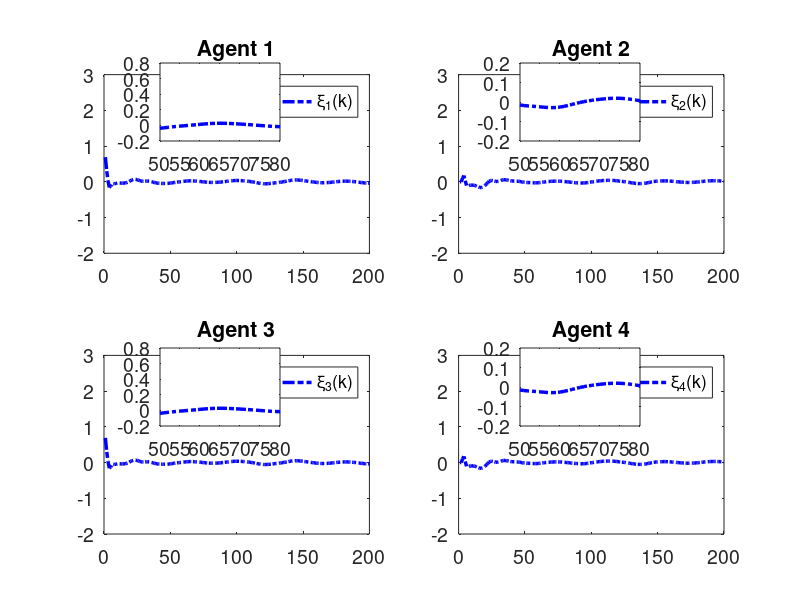

This chart was generated by the following MATLAB code:
clc; clear;

% Parameters
rho = 6.5;            % Increase gain for better control response
eta = 1;              % Increase to make the adaptive update faster
lamda = 350;          % Model-free parameter
mu = 0.005;           % Adaptive parameter
epsilon = 1e-5;       % Small threshold for stability
alpha = 15;           % Smoothing factor for error dynamics
T = 0.1;              % Sampling time (kept for calculations but not used in time vector)
gamma1 = 0.45;        % Adjust control gains for faster tracking
gamma2 = 0.25;        % Adjust control gains
gamma3 = 0.45;        % Adjust control gains
gamma4 = 0.25;        % Adjust control gains
beta = 10;            % Sliding mode coefficient
sigma = 95;           % Sliding mode parameter
tau = 1e-5;           % Small damping term

rT = 1024;            % Sample rate
L = 200;              % Time steps
m = 200;              % Data size
n = 600;              % Data size

% Initialization
phi1 = zeros(m+1,1); 
phi2 = zeros(m+1,1); 
phi3 = zeros(m+1,1); 
phi4 = zeros(m+1,1);
mfa1 = zeros(m+1,1); 
mfa2 = zeros(m+1,1); 
mfa3 = zeros(m+1,1); 
mfa4 = zeros(m+1,1);
sm1 = zeros(m,1);  
sm2 = zeros(m,1);  
sm3 = zeros(m,1);  
sm4 = zeros(m,1);
y1 = zeros(m+1,1); 
y2 = zeros(m+1,1); 
y3 = zeros(m+1,1); 
y4 = zeros(m+1,1);
u1 = zeros(m,1);   
u2 = zeros(m,1);   
u3 = zeros(m,1);   
u4 = zeros(m,1);
xi1 = zeros(m,1);  
xi2 = zeros(m,1);  
xi3 = zeros(m,1);  
xi4 = zeros(m,1);
s1 = zeros(m,1);   
s2 = zeros(m,1);   
s3 = zeros(m,1);   
s4 = zeros(m,1);
yd = zeros(m+1,1);

% Desired signal (Reference trajectory)
for k = 1:1:m+1
    % yd(k) = 0.6; % Time-invariant constant reference signal
    yd(k) = 0.6 * sin(0.05 * pi * k) + 0.6 * cos(0.03 * pi * k);
end

for k = 1:m
    % Adaptive Gain update
    if k == 1
        phi1(k) = 1.0; 
        phi2(k) = 1.0; 
        phi3(k) = 1.0; 
        phi4(k) = 1.0;
    elseif k == 2
        phi1(k) = phi1(k-1) + (eta * u1(k-1) / (mu + u1(k-1)^2)) * (y1(k) - phi1(k-1)*u1(k-1));
        phi2(k) = phi2(k-1) + (eta * u2(k-1) / (mu + u2(k-1)^2)) * (y2(k) - phi2(k-1)*u2(k-1));
        phi3(k) = phi3(k-1) + (eta * u3(k-1) / (mu + u3(k-1)^2)) * (y3(k) - phi3(k-1)*u3(k-1));
        phi4(k) = phi4(k-1) + (eta * u4(k-1) / (mu + u4(k-1)^2)) * (y4(k) - phi4(k-1)*u4(k-1));
    else
        phi1(k) = phi1(k-1) + (eta * (u1(k-1) - u1(k-2)) / (mu + (u1(k-1) - u1(k-2))^2)) * (y1(k) - y1(k-1) - phi1(k-1) * (u1(k-1) - u1(k-2)));
        phi2(k) = phi2(k-1) + (eta * (u2(k-1) - u2(k-2)) / (mu + (u2(k-1) - u2(k-2))^2)) * (y2(k) - y2(k-1) - phi2(k-1) * (u2(k-1) - u2(k-2)));
        phi3(k) = phi3(k-1) + (eta * (u3(k-1) - u3(k-2)) / (mu + (u3(k-1) - u3(k-2))^2)) * (y3(k) - y3(k-1) - phi3(k-1) * (u3(k-1) - u3(k-2)));
        phi4(k) = phi4(k-1) + (eta * (u4(k-1) - u4(k-2)) / (mu + (u4(k-1) - u4(k-2))^2)) * (y4(k) - y4(k-1) - phi4(k-1) * (u4(k-1) - u4(k-2)));
    end

    % Stability protection
    if k > 2 && (abs(phi1(k)) <= epsilon || abs(u1(k-1) - u1(k-2)) <= epsilon || sign(phi1(k)) ~= sign(phi1(1)))
        phi1(k) = phi1(1);
    end
    if k > 2 && (abs(phi2(k)) <= epsilon || abs(u2(k-1) - u2(k-2)) <= epsilon || sign(phi2(k)) ~= sign(phi2(1)))
        phi2(k) = phi2(1);
    end
    if k > 2 && (abs(phi3(k)) <= epsilon || abs(u3(k-1) - u3(k-2)) <= epsilon || sign(phi3(k)) ~= sign(phi3(1)))
        phi3(k) = phi3(1);
    end
    if k > 2 && (abs(phi4(k)) <= epsilon || abs(u4(k-1) - u4(k-2)) <= epsilon || sign(phi4(k)) ~= sign(phi4(1)))
        phi4(k) = phi4(1);
    end

    % Error dynamics
    xi1(k) = yd(k) - 2*y1(k) + y4(k);
    xi2(k) = y1(k) - 2*y2(k) + y3(k);
    xi3(k) = y2(k) + yd(k) - 2*y3(k);
    xi4(k) = y1(k) + y3(k) - 2*y4(k);

    % Fix: Handle k=1 case for sliding surfaces
    if k == 1
        s1(k) = 0;
        s2(k) = 0;
        s3(k) = 0;
        s4(k) = 0;
    else
        s1(k) = alpha * xi1(k) - xi1(k-1);
        s2(k) = alpha * xi2(k) - xi2(k-1);
        s3(k) = alpha * xi3(k) - xi3(k-1);
        s4(k) = alpha * xi4(k) - xi4(k-1);
    end

    % MFAC updates
    if k == 1
        mfa1(k) = 0;
        mfa2(k) = 0;
        mfa3(k) = 0;
        mfa4(k) = 0;
    else
        mfa1(k) = mfa1(k-1) + (rho * phi1(k)) / (lamda + abs(phi1(k)^2)) * xi1(k);
        mfa2(k) = mfa2(k-1) + (rho * phi2(k)) / (lamda + abs(phi2(k)^2)) * xi2(k);
        mfa3(k) = mfa3(k-1) + (rho * phi3(k)) / (lamda + abs(phi3(k)^2)) * xi3(k);
        mfa4(k) = mfa4(k-1) + (rho * phi4(k)) / (lamda + abs(phi4(k)^2)) * xi4(k);
    end

    % SMC updates
    if k == 1 
        sm1(k) = 0;
        sm2(k) = 0;
        sm3(k) = 0;
        sm4(k) = 0;
    else
        sm1(k) = sm1(k-1) + (beta * phi1(k)) / (sigma + (phi1(k))^2) * ...
            ( (xi1(k) + (y4(k) - y4(k-1)) + (yd(k+1) - yd(k))) / (1 + 1) ...
            - (xi1(k)) / (alpha * (2)) + tau * sign(s1(k)) );

        sm2(k) = sm2(k-1) + (beta * phi2(k)) / (sigma + (phi2(k)^2)) * ...
            ( (xi2(k) + (y1(k) - y1(k-1)) + (y3(k) - y3(k-1))) / (1 + 1) ...
            - (xi2(k)) / (alpha * 2) + tau * sign(s2(k)) );

        sm3(k) = sm3(k-1) + (beta * phi3(k)) / (sigma + (phi3(k)^2)) * ...
            ( (xi3(k) + (y2(k) - y2(k-1)) + (yd(k+1) - yd(k))) / (1 + 1) ...
            - (xi3(k)) / (alpha * (2)) + tau * sign(s3(k)) );

        sm4(k) = sm4(k-1) + (beta * phi4(k)) / (sigma + (phi4(k)^2)) * ...
            ( (xi4(k) + (y1(k) - y1(k-1)) + (y3(k) - y3(k-1))) / (1 + 1) ...
            - (xi4(k)) / (alpha * (2)) + tau * sign(s4(k)) );
    end

    % Control signal
    if k == 1
        u1(k) = 0;
        u2(k) = 0;
        u3(k) = 0;
        u4(k) = 0;
    else
        u1(k) = mfa1(k) + gamma1 * sm1(k);
        u2(k) = mfa2(k) + gamma2 * sm2(k);
        u3(k) = mfa3(k) + gamma3 * sm3(k);
        u4(k) = mfa4(k) + gamma4 * sm4(k);
    end
    if k == 1
        y1(k) = 0;
        y2(k) = 0;
        y3(k) = 0;
        y4(k) = 0;
    end

    % Plant model update with nonlinear term and feedforward
    a = 0.5;
    b1 = 1.2 * n / (rT * 0.2);
    b2 = 1.15 * n / (rT * 0.2);
    b3 = 1.2 * n / (rT * 0.2);
    b4 = 1.15 * n / (rT * 0.2);
    
    nonlinearity1 = 0.02; % Coefficient for cubic nonlinearity
    nonlinearity2 = 0.02; % Coefficient for cubic nonlinearity
    nonlinearity3 = 0.02; % Coefficient for cubic nonlinearity
    nonlinearity4 = 0.02; % Coefficient for cubic nonlinearity
    ff_gain = 0.45; % Feedforward gain
    
    % Add cubic nonlinearity and feedforward term
    y1(k+1) = a * y1(k) + b1 * u1(k) - nonlinearity1 * y1(k)^3 + ff_gain;
    y2(k+1) = a * y2(k) + b2 * u2(k) - nonlinearity2 * y2(k)^2 + ff_gain;
    y3(k+1) = a * y3(k) + b3 * u3(k) - nonlinearity3 * y3(k)^3 + ff_gain;
    y4(k+1) = a * y4(k) + b4 * u4(k) - nonlinearity4 * y4(k)^2 + ff_gain;
end

% Calculate Mean Squared Error and Mean for each xi_i(k)
mse_xi1 = mean(xi1.^2);
mse_xi2 = mean(xi2.^2);
mse_xi3 = mean(xi3.^2);
mse_xi4 = mean(xi4.^2);
mean_xi1 = mean(xi1);
mean_xi2 = mean(xi2);
mean_xi3 = mean(xi3);
mean_xi4 = mean(xi4);

% Print MSE and Mean values
fprintf('Mean Squared Error for xi_1(k): %.10e\n', mse_xi1);

fprintf('Mean Squared Error for xi_2(k): %.10e\n', mse_xi2);

fprintf('Mean Squared Error for xi_3(k): %.10e\n', mse_xi3);

fprintf('Mean Squared Error for xi_4(k): %.10e\n', mse_xi4);


% Plotting
% Time vector for plotting
t = 1:1:m+1;  % Gives 201 points, as expected
font_size = 14;

% Verify time vector and array lengths
disp(['Length of t: ', num2str(length(t))]); % Should display 201
disp(['Length of y1: ', num2str(length(y1))]); % Should be 201
disp(['Length of yd: ', num2str(length(yd))]); % Should be 201
disp(['Length of xi1: ', num2str(length(xi1))]); % Should be 200

% % Plot 4 subplots
% figure('Position', [100, 100, 15*100, 7.5*100]); % [left, bottom, width, height] in pixels
% subplot(2,2,1);
% plot(t, yd, '--b', 'LineWidth', 2.5); hold on;
% plot(t, y1, '-.g', 'LineWidth', 2.5);
% title('Agent 1'); grid off;
% legend('y_d(k)','y_1(k)','Orientation', 'horizontal');
% set(gca, 'FontSize', font_size);
% xlim([0 m]); % X-axis starts from 0
% ylim([-1.5 3.5]); % Y-axis limits for Agent 1

% zoom_x_start = 80; % Start of zoomed x-range
% zoom_x_end = 100; % End of zoomed x-range
% axes('Position', [0.20,0.79,0.13,0.10]);
% box on; hold on;
% plot(t, yd, '--b', 'LineWidth', 2.5);
% plot(t, y1, '-.g', 'LineWidth', 2.5);
% xlim([zoom_x_start zoom_x_end]);
% yticks([-0.4,0,0.2]);
% set(gca, 'FontSize', font_size);

% subplot(2,2,2);
% plot(t, yd, '--b', 'LineWidth', 2.5); hold on;
% plot(t, y2, '-.g', 'LineWidth', 2.5);
% title('Agent 2'); grid off;
% legend('y_d(k)','y_2(k)','Orientation', 'horizontal');
% set(gca, 'FontSize', font_size);
% xlim([0 m]); % X-axis starts from 0
% ylim([-1.5 3.5]); % Y-axis limits for Agent 2

% axes('Position', [0.64,0.79,0.13,0.10]);
% box on; hold on;
% plot(t, yd, '--b', 'LineWidth', 2.5);
% plot(t, y2, '-.g', 'LineWidth', 2.5);
% xlim([zoom_x_start zoom_x_end]);
% yticks([-0.4,0,0.2]);
% set(gca, 'FontSize', font_size);

% subplot(2,2,3);
% plot(t, yd, '--b', 'LineWidth', 2.5); hold on;
% plot(t, y3, '-.g', 'LineWidth', 2.5);
% title('Agent 3'); grid off;
% legend('y_d(k)','y_3(k)','Orientation', 'horizontal');
% set(gca, 'FontSize', font_size);
% xlim([0 m]); % X-axis starts from 0
% ylim([-1.5 3.5]); % Y-axis limits for Agent 3

% axes('Position', [0.20,0.315,0.13,0.10]);
% box on; hold on;
% plot(t, yd, '--b', 'LineWidth', 2.5);
% plot(t, y3, '-.g', 'LineWidth', 2.5);
% xlim([zoom_x_start zoom_x_end]);
% yticks([-0.4,0,0.2]);
% set(gca, 'FontSize', font_size);

% subplot(2,2,4);
% plot(t, yd, '--b', 'LineWidth', 2.5); hold on;
% plot(t, y4, '-.g', 'LineWidth', 2.5);
% title('Agent 4'); grid off;
% legend('y_d(k)','y_4(k)','Orientation', 'horizontal');
% set(gca, 'FontSize', font_size);
% xlim([0 m]); % X-axis starts from 0
% ylim([-1.5 3.5]); % Y-axis limits for Agent 4

% axes('Position', [0.64,0.315,0.13,0.10]);
% box on; hold on;
% plot(t, yd, '--b', 'LineWidth', 2.5);
% plot(t, y4, '-.g', 'LineWidth', 2.5);
% xlim([zoom_x_start zoom_x_end]);
% yticks([-0.4,0,0.2]);
% set(gca, 'FontSize', font_size);







% Plot 4 subplots

figure('Position', [100, 100, 1450, 800]);
% figure('Position', [100, 100, 15*100, 7.5*100]); % [left, bottom, width, height] in pixels
subplot(2,2,1);
plot(t(1:end-1), xi1, '-.b', 'LineWidth', 2.5);
title('Agent 1'); grid off;
legend('\xi_1(k)','y_1','Orientation', 'horizontal');
set(gca, 'FontSize', font_size);
xlim([0 m]); % X-axis starts from 0
ylim([-2 3]); % Y-axis limits for Agent 1

zoom_x_start_xi = 50; % Start of zoomed x-range
zoom_x_end_xi = 80; % End of zoomed x-range0.20,0.79,0.13,0.10
axes('Position', [0.20,0.765,0.15,0.13]);
box on; hold on;
plot(t(1:end-1), xi1, '-.b', 'LineWidth', 2.5);
xlim([zoom_x_start_xi zoom_x_end_xi]);
% yticks([-2.000000000000000e-04,0,2.000000000000000e-04,4.000000000000001e-04,6.000000000000001e-04]);
set(gca, 'FontSize', font_size);

subplot(2,2,2);
plot(t(1:end-1), xi2, '-.b', 'LineWidth', 2.5);
title('Agent 2'); grid off;
legend('\xi_2(k)','y_2','Orientation', 'horizontal');
set(gca, 'FontSize', font_size);
xlim([0 m]); % X-axis starts from 0
ylim([-2 3]); % Y-axis limits for Agent 2

axes('Position', [0.65,0.765,0.15,0.13]);
box on; hold on;
plot(t(1:end-1), xi2, '-.b', 'LineWidth', 2.5);
xlim([zoom_x_start_xi zoom_x_end_xi]);
% yticks([-2.000000000000000e-04,0,2.000000000000000e-04,4.000000000000001e-04,6.000000000000001e-04]);
set(gca, 'FontSize', font_size);

subplot(2,2,3);
plot(t(1:end-1), xi3, '-.b', 'LineWidth', 2.5);
title('Agent 3'); grid off;
legend('\xi_3(k)','y_3','Orientation', 'horizontal');
set(gca, 'FontSize', font_size);
xlim([0 m]); % X-axis starts from 0
ylim([-2 3]); % Y-axis limits for Agent 2

axes('Position', [0.20,0.290,0.15,0.13]);
box on; hold on;
plot(t(1:end-1), xi3, '-.b', 'LineWidth', 2.5);
xlim([zoom_x_start_xi zoom_x_end_xi]);
% yticks([0.599,0.6,0.601]);
set(gca, 'FontSize', font_size);

subplot(2,2,4);
plot(t(1:end-1), xi4, '-.b', 'LineWidth', 2.5);
title('Agent 4'); grid off;
legend('\xi_4(k)','y_4','Orientation', 'horizontal');
set(gca, 'FontSize', font_size);
xlim([0 m]); % X-axis starts from 0
ylim([-2 3]); % Y-axis limits for Agent 4

axes('Position', [0.65,0.290,0.15,0.13]);
box on; hold on;
plot(t(1:end-1), xi4, '-.b', 'LineWidth', 2.5);
xlim([zoom_x_start_xi zoom_x_end_xi]);
% xticks([64,64.5,65])
% yticks([-1.000000000000000e-04,0,1.000000000000000e-04]);
set(gca, 'FontSize', font_size);
hold off;
